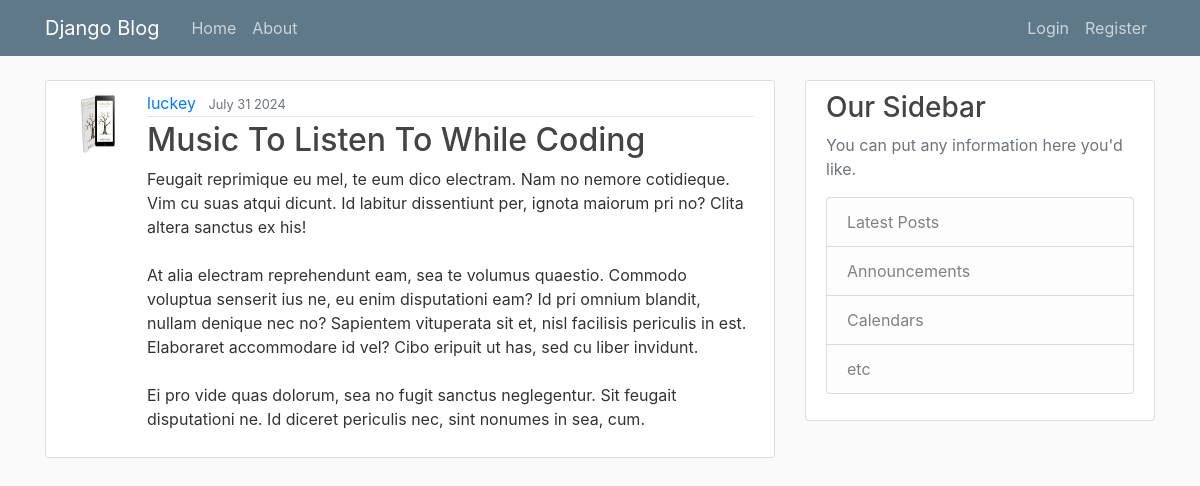
Before: /post/22/ with the older database file.
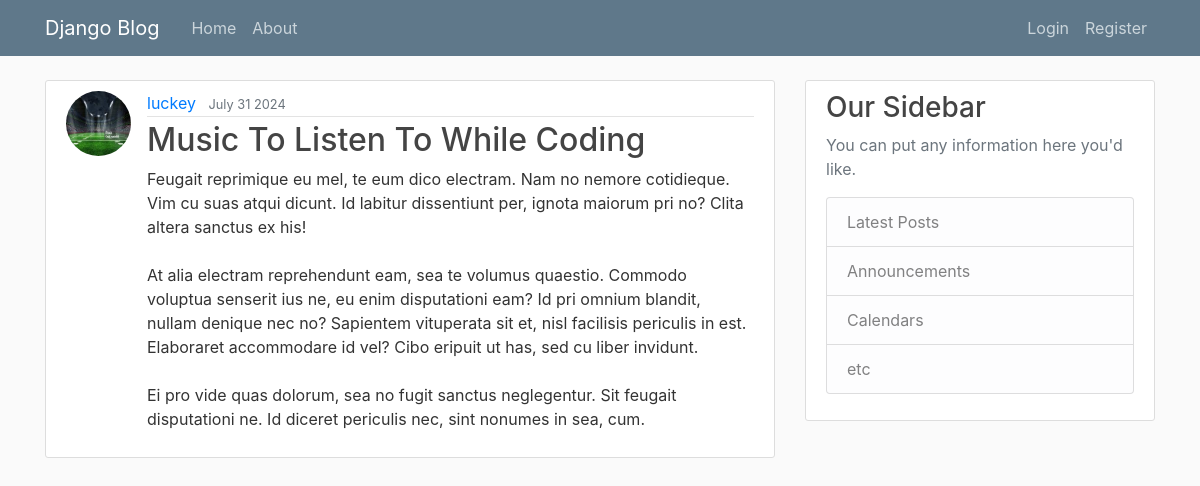
After: the same page with the newer database file.
### blog/models.py (models this page shows, shortened)
class Post(models.Model):
    title = models.CharField(max_length=100)
    content = models.TextField()
    date_posted = models.DateTimeField(default=timezone.now)
    author = models.ForeignKey(User,on_delete=models.CASCADE)

### users/models.py (models this page shows, shortened)
class Profile(models.Model):
    user = models.OneToOneField(User, on_delete=models.CASCADE)
    image = models.ImageField(default='default.jpg', upload_to='profile_pics')

### blog/views.py (the view)
# urls.py: path('post/<int:pk>/', views.detail_page, name="blog-detail"),
def detail_page(request, pk):
    context = {
        'post': Post.objects.get(pk = pk)
    }
    return render(request, 'blog/post_detail.html', context)

### blog/templates/blog/post_detail.html (shortened to what this page needs)
{% extends "blog/base.html" %}
{% block content %}
    <article class="media content-section">
        <img class="rounded-circle article-img" src="{{ post.author.profile.image.url }}">
        <div class="media-body">
        <div class="article-metadata">
            <a class="mr-2" href="#">{{ post.author }}</a>
            <small class="text-muted">{{ post.date_posted|date:"F d Y" }}</small>
        </div>
        <h2 class="article-title">{{ post.title }}</h2>
        <p class="article-content">{{ post.content }}</p>
        </div>
    </article>
{% endblock content %}

Changed rows visible on the page:
changed through a linked row, Post "Music To Listen To While Coding": author.profile.image: a different picture
